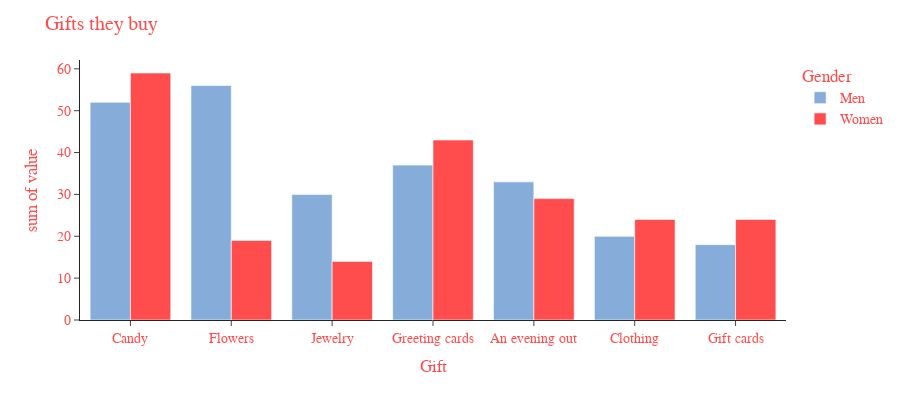

The code cell stored with this chart in its notebook:
### Code cell
fig = px.histogram(pgg, x=pgg.index, y=list(pgg.columns),
             barmode='group',
             height=400,
             labels={
                      "variable" : "Gender",
                      "index" : "Gift"
                    },
             color_discrete_map={"Men" : "#86add9", "Women" : "#ff4d4d"}
)

fig.update_layout(
    title = "Gifts they buy",
    font=dict(
        family = font_family,
        size = 14,
        color = "#ff4d4d",
    )
)

fig.show()

### Figure 1 — Plotly figure (JSON) as saved in the notebook; plotly's stock layout.template omitted (floating-point values rounded to 4 significant figures)
{"data": [{"alignmentgroup": "True", "bingroup": "x", "histfunc": "sum", "hovertemplate": "Gender=Men<br>Gift=%{x}<br>sum of value=%{y}<extra></extra>", "legendgroup": "Men", "marker": {"color": "#86add9", "pattern": {"shape": ""}}, "name": "Men", "offsetgroup": "Men", "orientation": "v", "showlegend": true, "type": "histogram", "x": ["Candy", "Flowers", "Jewelry", "Greeting cards", "An evening out", "Clothing", "Gift cards"], "xaxis": "x", "y": ["52", "56", "30", "37", "33", "20", "18"], "yaxis": "y"}, {"alignmentgroup": "True", "bingroup": "x", "histfunc": "sum", "hovertemplate": "Gender=Women<br>Gift=%{x}<br>sum of value=%{y}<extra></extra>", "legendgroup": "Women", "marker": {"color": "#ff4d4d", "pattern": {"shape": ""}}, "name": "Women", "offsetgroup": "Women", "orientation": "v", "showlegend": true, "type": "histogram", "x": ["Candy", "Flowers", "Jewelry", "Greeting cards", "An evening out", "Clothing", "Gift cards"], "xaxis": "x", "y": ["59", "19", "14", "43", "29", "24", "24"], "yaxis": "y"}], "layout": {"barmode": "group", "font": {"color": "#ff4d4d", "family": "Verdana", "size": 14}, "height": 400, "legend": {"title": {"text": "Gender"}, "tracegroupgap": 0}, "margin": {"t": 60}, "title": {"text": "Gifts they buy"}, "xaxis": {"anchor": "y", "domain": [0, 1], "title": {"text": "Gift"}}, "yaxis": {"anchor": "x", "domain": [0, 1], "title": {"text": "sum of value"}}}}
